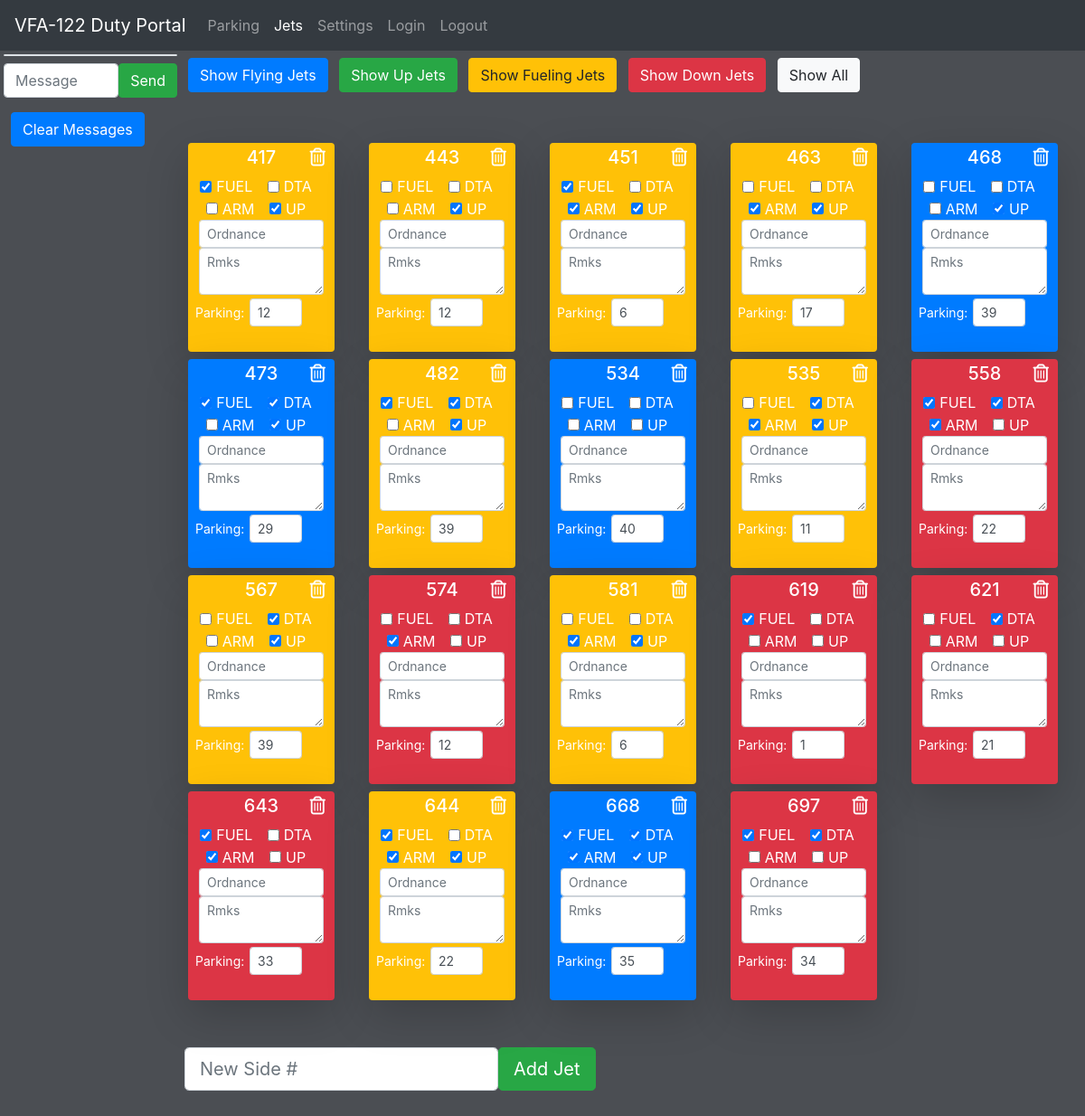
The app's page /jets (signed in) with its own data.
### app.py (models this page shows, shortened)
class Jet(db.Model):
    __tablename__ = 'jets'
    id = db.Column(db.Integer, primary_key=True)
    side = db.Column(db.Integer, index=True)
    parking = db.Column(db.Integer, default = 0)
    fuel = db.Column(db.Boolean, default = False)
    dta = db.Column(db.Boolean, default= False)
    arm = db.Column(db.Boolean, default= False)
    notes = db.Column(db.String(512), nullable=True)
    flying = db.Column(db.Boolean, default = False)
    ordnance = db.Column(db.String(64), default="")
    remarks = db.Column(db.String(512), default="")
    status = db.Column(db.Boolean, default = False)

### app.py (the view)
@app.route('/jets', methods=['GET'])
def jet_list():
    if not session.get('logged_in'):
        return render_template('login.html')
    else:
        if request.method == 'GET':
            return render_template('jets.html', jets=get_jets(),settings=settings)

### app.py (called while the page is built)
def get_jets ():
    return Jet.query.order_by(Jet.side).all()

### templates/jets.html (shortened to what this page needs)
{% extends "base.html" %}
{% block content %}
<button id="flyingBtn" class="m-1 btn btn-primary">Show Flying Jets</button>
<button id="upBtn" class="m-1 btn btn-success">Show Up Jets</button>
<button id="fuelBtn" class="m-1 btn btn-warning">Show Fueling Jets</button>
<button id="downBtn" class="m-1 btn btn-danger">Show Down Jets</button>
<button id="allBtn" class="m-1 btn btn-light">Show All</button>
<div class="mt-5 container-fluid m-0 p-0 card-deck">
    <div class="row">
        {% for jet in jets %}
        <div style="min-width: 200px;" class="col-sm-4 col-md-3 col-lg-2">
            <div class="rounded m-1 p-1 shadow-lg jets text-center text-white
        {% if jet.side != 0 %}
            {% if not jet.flying %}
                {% if jet.status %}
                    {% if jet.fuel  and jet.dta  and  jet.arm %}
                        bg-success
                    {%else %}
                        bg-warning
                    {%endif%}
                {% else %}
                    bg-danger
                {% endif %}
            {% else %}
                bg-primary
            {% endif %}
        {% else %}
            bg-dark
        {% endif %}
            ">
                <h5 class="row m-0">
                    <div class="col-3">
                    </div>
                    <div class="col-6 text-center">{{ jet.side }}</div>
                    <div class="col-3"><a href="/remove/{{jet.id}}"><i class="text-white far fa-trash-alt"></i></a>
                    </div>
                </h5>
                <div class="p-1 card-body">
                    <form class="py-1" action="/jet_edit/{{jet.id}}" method="POST">
                        <div class="form-check form-check-inline">
                            <input onchange="this.form.submit()" class="form-check-input" type="checkbox" name="fuel"
                                {% if jet.fuel %} checked {%endif%}>
                            <label class="form-check-label" for="fuel">FUEL</label>
                        </div>
                        <div class="form-check form-check-inline">
                            <input onchange="this.form.submit()" class="form-check-input" type="checkbox" name="dta"
                                {% if jet.dta %} checked {%endif%}>
                            <label class="form-check-label" for="dta">DTA</label>
                        </div>
                        <div class="form-check form-check-inline">
                            <input onchange="this.form.submit()" class="form-check-input" type="checkbox" name="arm"
                                {% if jet.arm%} checked {%endif%}>
                            <label class="form-check-label" for="arm">ARM</label>
                        </div>
                        <div class="form-check form-check-inline">
                            <input onchange="this.form.submit()" class="form-check-input" type="checkbox" name="status"
                                {% if jet.status %} checked {%endif%}>
                            <label class="form-check-label" for="status">UP</label>
                        </div>
                        <div class="col px-1">
                            <input name="ordnance" onchange="this.form.submit()" type="text"
                                class="form-control-sm form-control" placeholder="Ordnance" value="{{jet.ordnance}}">
                        </div>
                        <div class="col px-1">
                            <textarea name="remarks" onchange="this.form.submit()" type="text" class="form-control form-control-sm"  placeholder="Rmks">{{jet.remarks}}</textarea>
                        </div>
                        <div class="pt-1 form-group row">
                            <label for="colFormLabelSm"
                                class="col-sm-2 col-form-label col-form-label-sm">Parking:</label>
                                <div class="col-sm-2"></div>
                            <div class="col-sm-6">
                                <input onchange="this.form.submit()" type="text" class="form-control form-control-sm" name="parking"
                                    value="{{jet.parking}}">
                            </div>
                        </div>
                    </form>
                </div>
            </div>
        </div>
        {% endfor %}
    </div>
</div>
<form class="py-5 form-inline" action="/jets/add" method="POST">
    <input type="text" class="form-control form-control-lg" name="new_side"
        placeholder = "New Side #" value="">
    <button class="btn btn-success btn-lg">Add Jet</button>
</form>
{% endblock %}

### templates/base.html (shortened to what this page needs)
<!DOCTYPE html>
<html lang="en">
<head>
    <link rel="stylesheet" href="https://stackpath.bootstrapcdn.com/bootstrap/4.3.1/css/bootstrap.min.css"
>
    <link rel="stylesheet" href="static/style.css">
</head>
<body>
    <nav class="navbar navbar-expand-md navbar-dark bg-dark">
        <a class="navbar-brand" href="/">VFA-122 Duty Portal</a>
        <div class="collapse navbar-collapse" id="navbarNav">
            <ul class="navbar-nav">
                <li class="nav-item {%if request.path == '/parking'%}active{%endif%}"">
                    <a class=" nav-link" href="/parking">Parking</a>
                </li>
                <li class="nav-item {%if request.path == '/jets'%}active{%endif%}"">
                    <a class=" nav-link" href="/jets">Jets</a>
                </li>
                <li class="nav-item {%if request.path == '/settings'%}active{%endif%}"">
                    <a class=" nav-link" href="/settings">Settings</a>
                </li>
                <li class="nav-item {%if request.path == '/login'%}active{%endif%}"">
                    <a class=" nav-link" href="/login">Login</a>
                <li class="nav-item {%if request.path == '/logout'%}active{%endif%}"">
                    <a class=" nav-link" href="/logout">Logout</a>
                </li>
            </ul>
        </div>
    </nav>
    <div class="container-fluid m-0 p-0">
        <div class="m-0 p-0 row">
            <div class="chatbox d-none d-lg-inline col-0 col-lg-2 m-0 p-1">
                <div class="d-flex flex-column">
                    <div id="panelBody" class="border rounded align-items-start bg-white text-dark">
                    </div>
                    <form class="mt-2" action="/message" method="POST">
                        <div class="d-flex align-items-end">
                            <div class="col p-0 ">
                                <input type="text" name="new_message" class="form-control" placeholder="Message">
                            </div>
                            <div class="p-0 m-0 form-row">
                                <button class="btn btn-success btn-lsm">Send</button>
                            </div>
                        </div>
                    </form>
                    <form class="mt-2" action="/message/delete" method="POST">
                        <button class="btn btn-primary btn-lsm m-2">Clear Messages</button>
                    </form>
                </div>
            </div>
            <div class="col-lg-10 col-12 p-1">
                {% block content %}
                {% endblock %}
            </div>
        </div>
    </div>
</body>
</html>

### static/style.css (style rules this page uses)
body { background-color: #4B4E53; color: #C0C3CA; width: 100vw; margin: 0; padding: 0; }
a { color: #4B4E53; }

### records on screen
Jet: side "417", fuel "☑", status "☑", parking "12"
Jet: side "443", status "☑", parking "12"
Jet: side "451", fuel "☑", arm "☑", status "☑", parking "6"
Jet: side "463", arm "☑", status "☑", parking "17"
Jet: side "468", status "☑", parking "39"
Jet: side "473", fuel "☑", dta "☑", status "☑", parking "29"
Jet: side "482", fuel "☑", dta "☑", status "☑", parking "39"
Jet: side "534", parking "40"
Jet: side "535", dta "☑", arm "☑", status "☑", parking "11"
Jet: side "558", fuel "☑", dta "☑", arm "☑", parking "22"
Jet: side "567", dta "☑", status "☑", parking "39"
Jet: side "574", arm "☑", parking "12"
Jet: side "581", arm "☑", status "☑", parking "6"
Jet: side "619", fuel "☑", parking "1"
Jet: side "621", dta "☑", parking "21"
Jet: side "643", fuel "☑", arm "☑", parking "33"
Jet: side "644", fuel "☑", arm "☑", status "☑", parking "22"
Jet: side "668", fuel "☑", dta "☑", arm "☑", status "☑", parking "35"
Jet: side "697", fuel "☑", dta "☑", parking "34"
